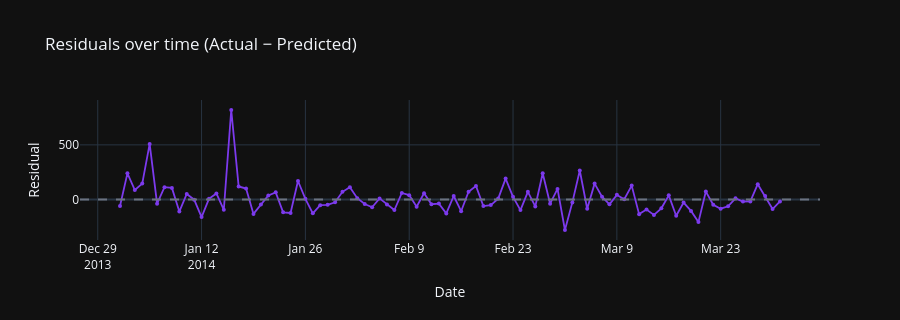
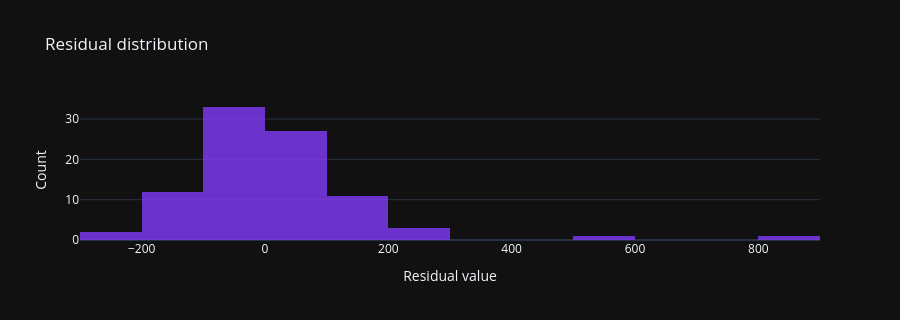

Notebook code cell kept with these figures, in order:
### Markdown cell above
### 7.2 Residual charts

### Code cell
residuals = test_act.loc[common] - test_pred.loc[common]

# Residuals over time
fig_r = go.Figure()
fig_r.add_trace(go.Scatter(
    x=common, y=residuals,
    mode='lines+markers',
    line=dict(color=ACCENT, width=1.8),
    marker=dict(size=4),
    name='Residual',
))
fig_r.add_hline(y=0, line_dash='dash', line_color='#6B7280')
fig_r.update_layout(
    template='plotly_dark',
    title='Residuals over time (Actual − Predicted)',
    xaxis_title='Date', yaxis_title='Residual',
    height=320,
)
fig_r.show()

# Residual histogram
fig_h = go.Figure()
fig_h.add_trace(go.Histogram(
    x=residuals, nbinsx=20,
    marker_color=ACCENT, opacity=0.85,
))
fig_h.update_layout(
    template='plotly_dark',
    title='Residual distribution',
    xaxis_title='Residual value', yaxis_title='Count',
    height=320,
)
fig_h.show()

print(f'Mean residual (Bias): {residuals.mean():.1f}')
print(f'Std  residual       : {residuals.std():.1f}')
print(f'Min                 : {residuals.min():.1f}')
print(f'Max                 : {residuals.max():.1f}')
